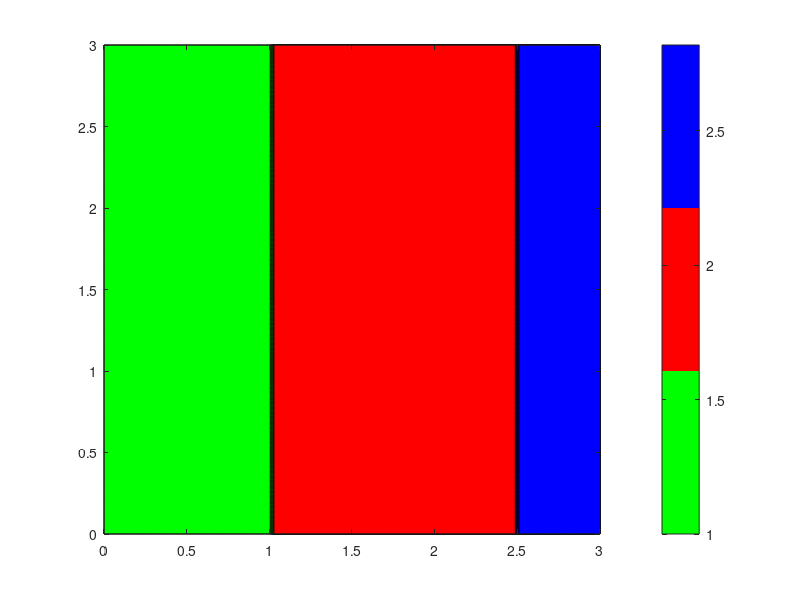

Source code (MATLAB):
clc, clear, close all

points_x = [0, 2, 3];
points_y = [0, 0, 0];
interval = linspace(0, 3, 100);
[xGrid, yGrid] = meshgrid(interval, interval);
x = xGrid(:);
y = yGrid(:);
d1 = (x-points_x(1)).^2+(y-points_y(1)).^2;
d2 = (x-points_x(2)).^2+(y-points_y(2)).^2;
d3 = (x-points_x(3)).^2+(y-points_y(3)).^2;
D = [d1, d2, d3];
[~, idx] = min(D, [], 2);
contourf(xGrid, yGrid, ...
    reshape(idx, size(xGrid, 1), size(yGrid, 2)));
mymap = [0, 1, 0; 1, 0, 0; 0, 0, 1];
colormap(mymap)
colorbar
